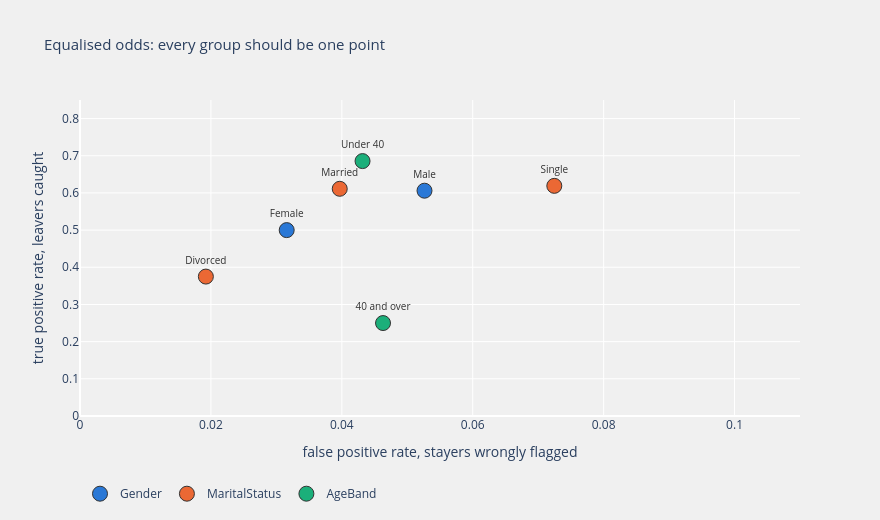

Write notebook code for a chart like this one.
### Markdown cell above
## 1.6 Equalised odds: both error rates at once

Equal opportunity only looks at the people who left. **Equalised odds** adds the other row
of the confusion matrix and asks for the true positive rate *and* the false positive rate to
match across groups.

The false positive rate matters because a retention conversation is not free and not always
welcome. A group with a high false positive rate is being pulled into conversations about
leaving that it was not having. In some settings that is a nuisance; in others, being
labelled a flight risk follows you into the next promotion round.

Plotted as a point per group, equalised odds is the statement that all the points sit on top
of each other.

### Code cell
odds = audit[audit.dimension.isin(['Gender', 'MaritalStatus', 'AgeBand'])]
traces = []
for colour, dimension in zip(
    [BLUE, ORANGE, GREEN],
    ['Gender', 'MaritalStatus', 'AgeBand']
):
    sub = odds[odds.dimension == dimension]
    detail = np.stack([sub.n, sub.leavers, sub.tp, sub.fp], axis=-1)
    traces.append(go.Scatter(
        x=sub.fpr, y=sub.tpr, mode='markers+text', name=dimension,
        text=sub.group, textposition='top center',
        textfont=dict(size=10, color=INK),
        marker=dict(color=colour, size=15, line=dict(color=INK, width=1)),
        customdata=detail,
        hovertemplate=(
            '<b>%{text}</b><br>TPR: %{y:.4f}<br>FPR: %{x:.4f}'
            '<br>group size: %{customdata[0]}'
            '<br>leavers: %{customdata[1]}'
            '<br>caught: %{customdata[2]}, false alarms: '
            '%{customdata[3]}<extra></extra>')
    ))

layout = go.Layout(dict(
    title=dict(text='Equalised odds: every group should be one point',
               font=dict(size=15)),
    height=520, width=880,
    xaxis=dict(title='false positive rate, stayers wrongly flagged',
               range=[0, 0.11]),
    yaxis=dict(title='true positive rate, leavers caught', range=[0, 0.85]),
    plot_bgcolor='rgba(240, 240, 240, 0.95)',
    paper_bgcolor='rgba(240, 240, 240, 0.95)',
    legend=dict(orientation='h', y=-0.2)))
py.iplot(go.Figure(data=traces, layout=layout))

### Figure 1 — Plotly figure (JSON) as saved in the notebook; plotly's stock layout.template omitted (floating-point values rounded to 4 significant figures)
{"data": [{"customdata": [[109, 14, 7, 3], [185, 33, 20, 8]], "hovertemplate": "<b>%{text}</b><br>TPR: %{y:.4f}<br>FPR: %{x:.4f}<br>group size: %{customdata[0]}<br>leavers: %{customdata[1]}<br>caught: %{customdata[2]}, false alarms: %{customdata[3]}<extra></extra>", "marker": {"color": "#2a78d6", "line": {"color": "#333333", "width": 1}, "size": 15}, "mode": "markers+text", "name": "Gender", "text": ["Female", "Male"], "textfont": {"color": "#333333", "size": 10}, "textposition": "top center", "type": "scatter", "x": [0.03158, 0.05263], "y": [0.5, 0.6061]}, {"customdata": [[60, 8, 3, 1], [144, 18, 11, 5], [90, 21, 13, 5]], "hovertemplate": "<b>%{text}</b><br>TPR: %{y:.4f}<br>FPR: %{x:.4f}<br>group size: %{customdata[0]}<br>leavers: %{customdata[1]}<br>caught: %{customdata[2]}, false alarms: %{customdata[3]}<extra></extra>", "marker": {"color": "#eb6834", "line": {"color": "#333333", "width": 1}, "size": 15}, "mode": "markers+text", "name": "MaritalStatus", "text": ["Divorced", "Married", "Single"], "textfont": {"color": "#333333", "size": 10}, "textposition": "top center", "type": "scatter", "x": [0.01923, 0.03968, 0.07246], "y": [0.375, 0.6111, 0.619]}, {"customdata": [[120, 12, 3, 5], [174, 35, 24, 6]], "hovertemplate": "<b>%{text}</b><br>TPR: %{y:.4f}<br>FPR: %{x:.4f}<br>group size: %{customdata[0]}<br>leavers: %{customdata[1]}<br>caught: %{customdata[2]}, false alarms: %{customdata[3]}<extra></extra>", "marker": {"color": "#1baf7a", "line": {"color": "#333333", "width": 1}, "size": 15}, "mode": "markers+text", "name": "AgeBand", "text": ["40 and over", "Under 40"], "textfont": {"color": "#333333", "size": 10}, "textposition": "top center", "type": "scatter", "x": [0.0463, 0.04317], "y": [0.25, 0.6857]}], "layout": {"height": 520, "legend": {"orientation": "h", "y": -0.2}, "paper_bgcolor": "rgba(240, 240, 240, 0.95)", "plot_bgcolor": "rgba(240, 240, 240, 0.95)", "title": {"font": {"size": 15}, "text": "Equalised odds: every group should be one point"}, "width": 880, "xaxis": {"range": [0, 0.11], "title": {"text": "false positive rate, stayers wrongly flagged"}}, "yaxis": {"range": [0, 0.85], "title": {"text": "true positive rate, leavers caught"}}}}
